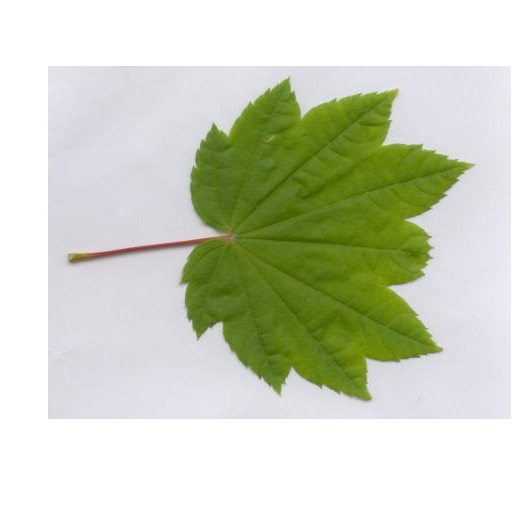
#> input picture dataset/train/circinatum/l02.jpg, 512 x 512 px; its folder holds only this picture in this run
$ python global_featuress.py   (older library calls are emulated)
#> lines starting #> are read from the running program, lines starting #| are printed output that depends on the picture
### helper.py
from skimage import feature
import numpy as np
import mahotas
import cv2 as cv

# setting the feature at the bottom

size = tuple((500, 500))

# shape features
# [4 lines left out: function fd_hu_moments, not called in this run]

# haralick texture
def fd_haralick(image):
    gray = cv.cvtColor(image, cv.COLOR_BGR2GRAY)
    haralick = mahotas.features.haralick(gray).mean(axis=0)
    return haralick

# color histogram
# [18 lines left out: functions fd_histogram, fd_localBinaryPatters, not called in this run]

# change this function according to which feature you want to check
def getGlobalFeatures(file):
#> called with file = 'dataset/train/circinatum/l02.jpg'
    image = cv.imread(file)
#> image is the input picture: shape (512, 512, 3); mean B, G, R 190.3, 210.4, 204.5
    image = cv.resize(image, size)
#> image: shape (500, 500, 3)
    #fv_hu_moments = fd_hu_moments(image)
    fv_haralick = fd_haralick(image)
#> in fd_haralick, `gray = cv.cvtColor(image, cv.COLOR_BGR2GRAY)`:
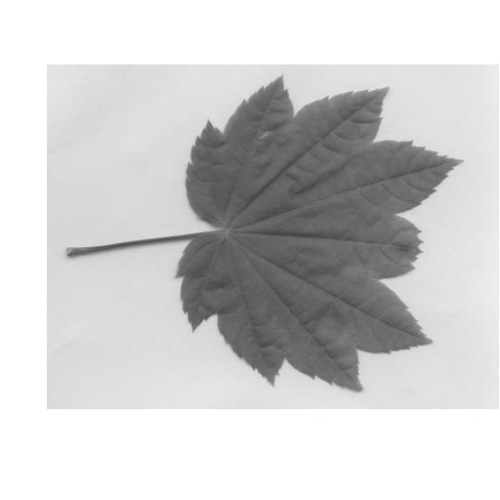
#> gray: shape (500, 500); min 67, max 255, mean 206.3
    #fv_histogram = fd_histogram(image)
    #fv_lbp = fd_localBinaryPatters(image)
    return np.hstack([fv_haralick]) # don't forget to add feature vector (fv_) to the hstack here

setting = "haralickTexture"  # setting the setting heh
# possibilities:
# 'moments', 'histogram', 'haralickTexture', 'locBinPatterns', 'allFeatures'

### global_featuress.py
from sklearn.preprocessing import LabelEncoder
import numpy as np
import os
import h5py
from helper import getGlobalFeatures

# paths
trainPath = "dataset/train"
h5_data = 'output/data.h5'
h5_labels = 'output/labels.h5'

# get the training labels
trainLabels = os.listdir(trainPath)
trainLabels.sort()

globalFeatures = []
labels = []

print("Getting features for the whole data set")
# actual feature extraction
for i, trainName in enumerate(trainLabels):
    # path
    dir = os.path.join(trainPath, trainName)

    # loop over the images in each sub-folder
    for file in os.listdir(dir):
#> (the run stopped early here; a loop or call above may not have finished)

$ run again, on dataset/train/garryana/l02.jpg
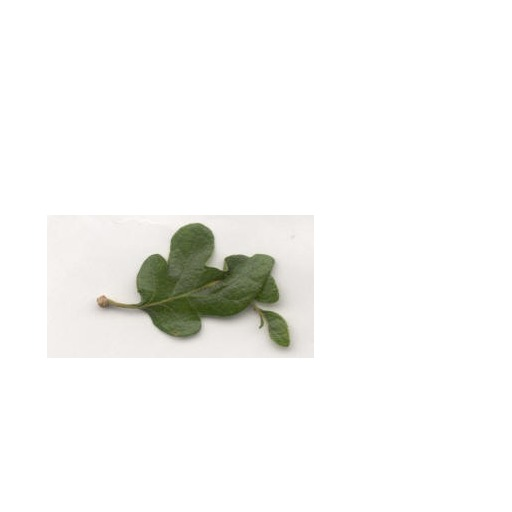
#> input picture dataset/train/garryana/l02.jpg, 512 x 512 px
#> in getGlobalFeatures, image is the input picture: shape (512, 512, 3); mean B, G, R 244, 246, 245.9
#> image: shape (500, 500, 3)
#> in fd_haralick, `gray = cv.cvtColor(image, cv.COLOR_BGR2GRAY)`:
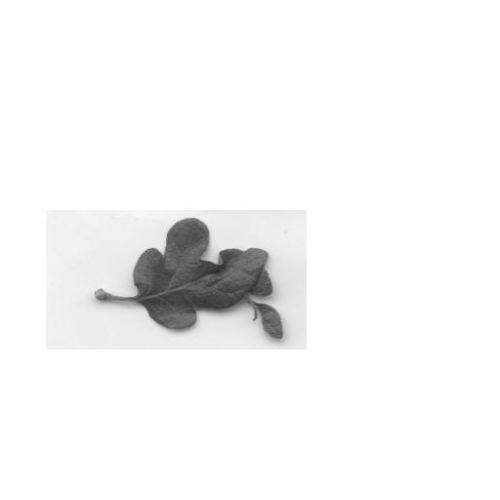
#> gray: shape (500, 500); min 44, max 255, mean 245.7

$ run again, on dataset/train/circinatum/l15.jpg
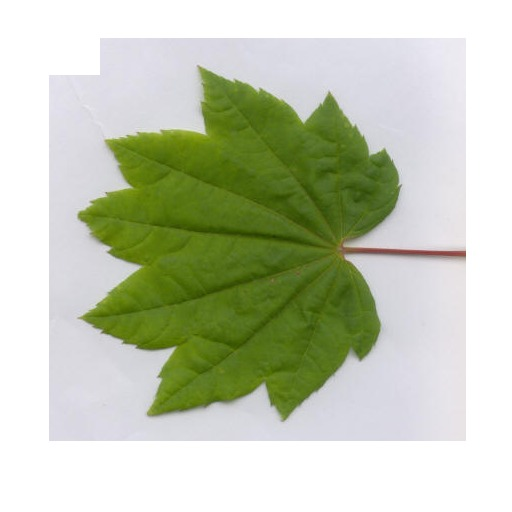
#> input picture dataset/train/circinatum/l15.jpg, 512 x 512 px
#> in getGlobalFeatures, image is the input picture: shape (512, 512, 3); mean B, G, R 179.4, 201.9, 194.7
#> image: shape (500, 500, 3)
#> in fd_haralick, `gray = cv.cvtColor(image, cv.COLOR_BGR2GRAY)`:
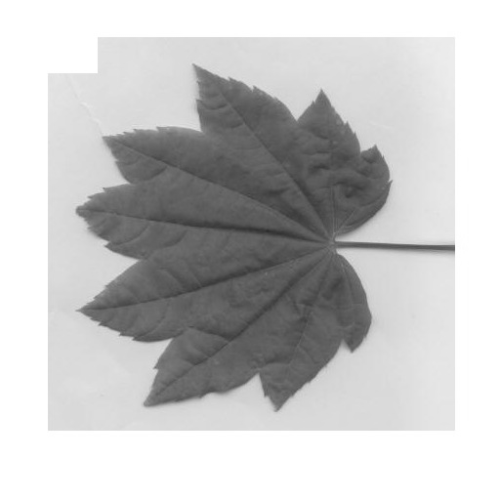
#> gray: shape (500, 500); min 45, max 255, mean 197.1
